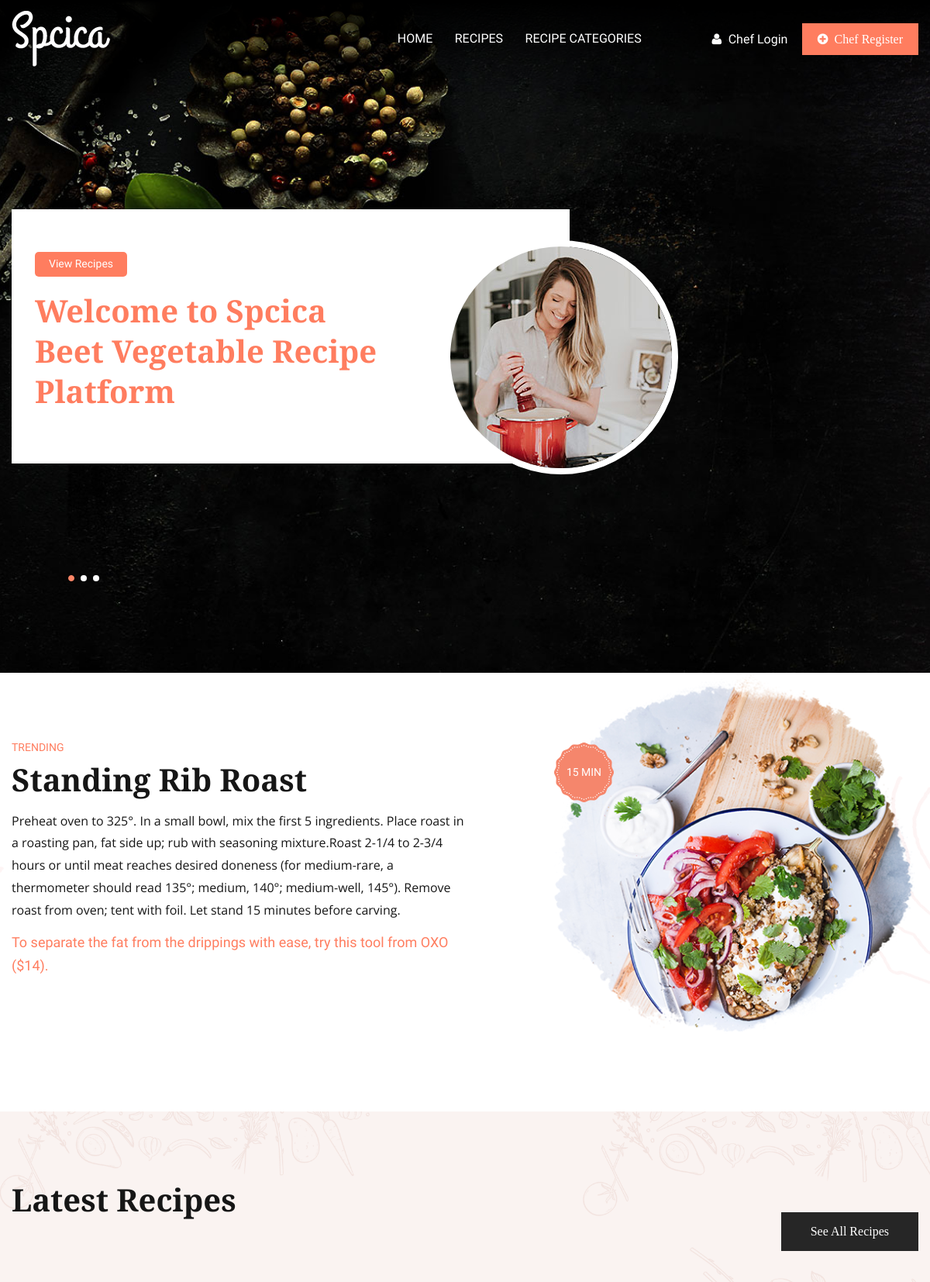
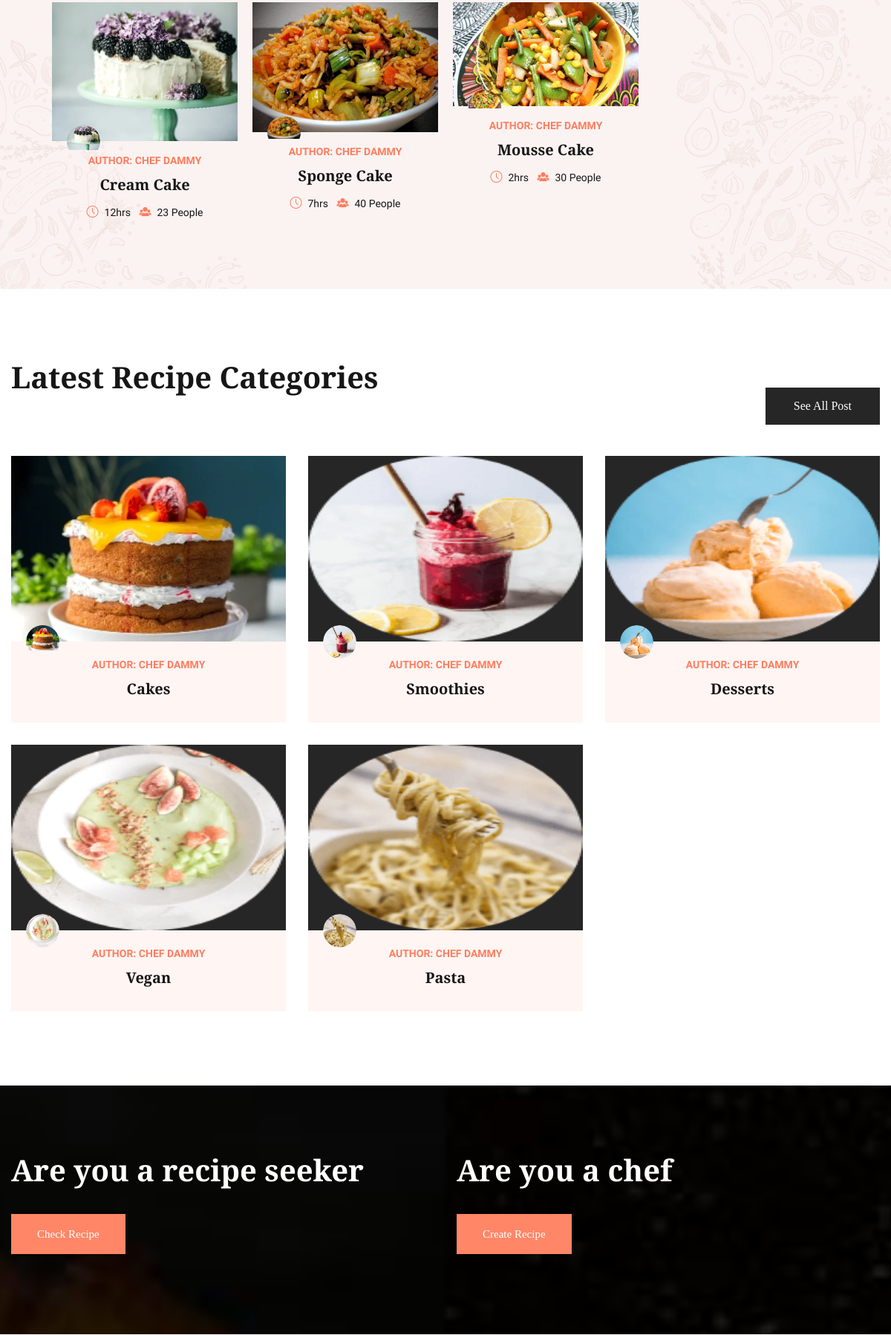
The page / (upper part) on the database its author committed (2 pictures, top to bottom).
### tables this page shows
CREATE TABLE `recipes` (
  `id` int(11) NOT NULL,
  `user_id` int(11) NOT NULL,
  `category_id` int(11) NOT NULL,
  `name` text DEFAULT NULL,
  `description` text DEFAULT NULL,
  `image` text NOT NULL,
  `preparation_time` text NOT NULL,
  `servings` text DEFAULT NULL,
  `instructions` text DEFAULT NULL,
  `created_at` timestamp NOT NULL DEFAULT current_timestamp(),
  `updated_at` timestamp NOT NULL DEFAULT '0000-00-00 00:00:00',
  `ingredients` text DEFAULT NULL
);

CREATE TABLE `chefs` (
  `id` int(11) NOT NULL,
  `name` text NOT NULL,
  `email` text NOT NULL,
  `password` text NOT NULL,
  `created_at` timestamp NOT NULL DEFAULT current_timestamp(),
  `updated_at` timestamp NOT NULL DEFAULT '0000-00-00 00:00:00'
);

CREATE TABLE `categories` (
  `id` int(11) NOT NULL,
  `chef_id` int(11) NOT NULL,
  `name` text NOT NULL,
  `image` text NOT NULL,
  `created_at` timestamp NOT NULL DEFAULT current_timestamp(),
  `updated_at` timestamp NOT NULL DEFAULT '0000-00-00 00:00:00'
);

### autoloader.php (called while the page is built, shortened)
<?php
class Loader{
public $conn;
 private function connectToDB(){
    $this->conn = mysqli_connect(DB_SERVER, DB_USER, DB_PASS, DB_NAME);
 }
public function recipeAuthor($chef_id){
    $msg = mysqli_query($this->conn, "SELECT * FROM `chefs` WHERE `id` = '$chef_id'");
        $rtn = mysqli_fetch_array($msg);
        if($rtn > 0){
            return $rtn['name'];
        }else{
            return 'NULL';
        }
}
public function recipeCategoryAuthor($chef_id){
    $msg = mysqli_query($this->conn, "SELECT * FROM `chefs` WHERE `id` = '$chef_id'");
        $rtn = mysqli_fetch_array($msg);
        if($rtn > 0){
            return $rtn['name'];
        }else{
            return 'NULL';
        }
}
}
$loader = new Loader();

### index.php (the view, shortened to what this page needs)
<?php include('header.php'); ?>
    <section class="banner-section">
        <div class="banner-carousel owl-theme owl-carousel">
            <div class="slide-item">
                <div class="auto-container">
                    <div class="content-box">
						<div class="author-image">
							<img src="images/resource/author-2.jpg" alt="" />
						</div>
						<div class="info-list clearfix">
						<a href="recipes.php">	<div class="sales">
							    View Recipes
							</div></a>
						</div>
						<h1>Welcome to Spcica <br> Beet Vegetable Recipe Platform</h1>
                    </div>
                </div>
            </div>
        </div>
    </section>
	<section class="trending-section">
		<div class="auto-container">
			<div class="layer-one" style="background-image: url(images/resource/category-pattern-1.png)"></div>
			<div class="row clearfix">
				<div class="content-column col-lg-7 col-md-12 col-sm-12">
					<div class="inner-column">
						<div class="sec-title">
							<div class="title">TRENDING</div>
							<h2>Standing Rib Roast</h2>
							<div class="text">Preheat oven to 325°. In a small bowl, mix the first 5 ingredients. Place roast in a roasting pan, fat side up; rub with seasoning mixture.Roast 2-1/4 to 2-3/4 hours or until meat reaches desired doneness (for medium-rare, a thermometer should read 135°; medium, 140°; medium-well, 145°). Remove roast from oven; tent with foil. Let stand 15 minutes before carving.</div>
						</div>
						<div class="bold-text">To separate the fat from the drippings with ease, try this tool from OXO ($14).</div>
					</div>
				</div>
				<div class="image-column col-lg-5 col-md-12 col-sm-12">
					<div class="inner-column">
						<div class="image">
							<img src="images/resource/category.png" alt="" />
							<div class="mints">15 Min</div>
						</div>
					</div>
				</div>
			</div>
		</div>
	</section>
	<section class="popular-recipes-section">
		<div class="auto-container">
			<div class="sec-title">
				<div class="clearfix">
					<div class="pull-left">
						<h2>Latest Recipes</h2>
					</div>
					<div class="pull-right">
						<a href="recipes.php" class="theme-btn btn-style-one"><span class="txt">See all recipes</span></a>
					</div>
				</div>
			</div>
		</div>
		<div class="outer-container">
			<div class="row clearfix">
				 <?php while ($recipe = mysqli_fetch_array($recipe_query)) { ?>
				<div class="recipes-block col-lg-3 col-md-6 col-sm-12">
					<div class="inner-box">
						<div class="image">
							<a href="single-recipe.php?rid=<?= $recipe['id']; ?>"><img src="uploads/recipes/<?= $recipe['image']; ?>" alt="" /></a>
						</div>
						<div class="lower-content">
							<div class="author-image"><a href="author-details.html"><img src="uploads/recipes/<?= $recipe['image']; ?>" alt="" /></a></div>
							<div class="category"><b> Author: <?= $loader->recipeAuthor($recipe['user_id']); ?> </b></div>
							<h4><a href="single-recipe.php?rid=<?= $recipe['id']; ?>"> <?= $recipe['name']; ?> </a></h4>
							<ul class="post-meta">
								<li><span class="icon flaticon-clock-3"></span><?= $recipe['preparation_time']; ?></li>
								<li><span class="icon flaticon-business-and-finance"></span><?= $recipe['servings']; ?> People</li>
							</ul>
						</div>
					</div>
				</div>
				<?php } ?>
			</div>
		</div>
	</section>
	<section class="trending-recipes-section">
		<div class="auto-container">
			<div class="sec-title">
				<div class="clearfix">
					<div class="pull-left">
						<h2>Latest Recipe Categories</h2>
					</div>
					<div class="pull-right">
						<a href="recipe-categories.php" class="theme-btn btn-style-one"><span class="txt">See all Post</span></a>
					</div>
				</div>
			</div>
			<div class="row clearfix">
				 <?php while( $category = mysqli_fetch_array( $cat_query ) ){  ?>
				<div class="recipes-block style-two col-lg-4 col-md-6 col-sm-12">
					<div class="inner-box">
						<div class="image">
							<a href="recipes.php?cid=<?= $category['id']; ?>"><img src="uploads/category/<?= $category['image']; ?>" style="height:250px" alt="" /></a>
						</div>
						<div class="lower-content">
							<div class="author-image"><a href="recipes.php?cid=<?= $category['id']; ?>"><img src="uploads/category/<?= $category['image']; ?>"  alt="recipe category" /></a></div>
							<div class="category"><b>Author: <?= $loader->recipeCategoryAuthor($category['chef_id']); ?></b></div>
							<h4><a href="recipes.php?cid=<?= $category['id']; ?>"><?= $category['name']; ?></a></h4>
						</div>
					</div>
				</div>
				<?php } ?>
			</div>
		</div>
	</section>
    <?php include('partials/call_to_section.php'); ?>
<?php include('footer.php'); ?>

### rows shown on the page
recipes: image (picture), user.name "CHEF DAMMY", name "Cream Cake", preparation_time "12hrs", servings "23"
recipes: image (picture), user.name "CHEF DAMMY", name "Sponge Cake", preparation_time "7hrs", servings "40"
recipes: image (picture), user.name "CHEF DAMMY", name "Mousse Cake", preparation_time "2hrs", servings "30"
categories: image (picture), chef.name "CHEF DAMMY", name "Cakes"
categories: image (picture), chef.name "CHEF DAMMY", name "Smoothies"
categories: image (picture), chef.name "CHEF DAMMY", name "Desserts"
categories: image (picture), chef.name "CHEF DAMMY", name "Vegan"
categories: image (picture), chef.name "CHEF DAMMY", name "Pasta"
